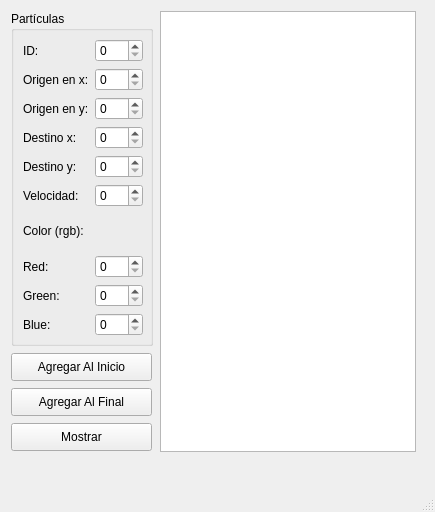
<?xml version="1.0" encoding="UTF-8"?>
<ui version="4.0">
 <class>MainWindow</class>
 <widget class="QMainWindow" name="MainWindow">
  <property name="geometry">
   <rect>
    <x>0</x>
    <y>0</y>
    <width>435</width>
    <height>512</height>
   </rect>
  </property>
  <property name="windowTitle">
   <string>MainWindow</string>
  </property>
  <widget class="QWidget" name="centralwidget">
   <widget class="QGroupBox" name="groupBox">
    <property name="geometry">
     <rect>
      <x>11</x>
      <y>11</y>
      <width>142</width>
      <height>335</height>
     </rect>
    </property>
    <property name="title">
     <string>Partículas</string>
    </property>
    <widget class="QWidget" name="layoutWidget">
     <property name="geometry">
      <rect>
       <x>12</x>
       <y>28</y>
       <width>120</width>
       <height>297</height>
      </rect>
     </property>
     <layout class="QGridLayout" name="gridLayout">
      <item row="0" column="0">
       <widget class="QLabel" name="label">
        <property name="text">
         <string>ID:</string>
        </property>
       </widget>
      </item>
      <item row="0" column="1">
       <widget class="QSpinBox" name="ID_spinBox"/>
      </item>
      <item row="1" column="0">
       <widget class="QLabel" name="label_2">
        <property name="text">
         <string>Origen en x:</string>
        </property>
       </widget>
      </item>
      <item row="1" column="1">
       <widget class="QSpinBox" name="origen_x_spinBox"/>
      </item>
      <item row="2" column="0">
       <widget class="QLabel" name="label_3">
        <property name="text">
         <string>Origen en y:</string>
        </property>
       </widget>
      </item>
      <item row="2" column="1">
       <widget class="QSpinBox" name="origen_y_spinBox"/>
      </item>
      <item row="3" column="0">
       <widget class="QLabel" name="label_4">
        <property name="text">
         <string>Destino x:</string>
        </property>
       </widget>
      </item>
      <item row="3" column="1">
       <widget class="QSpinBox" name="destino_x_spinBox"/>
      </item>
      <item row="4" column="0">
       <widget class="QLabel" name="label_5">
        <property name="text">
         <string>Destino y:</string>
        </property>
       </widget>
      </item>
      <item row="4" column="1">
       <widget class="QSpinBox" name="destino_y_spinBox"/>
      </item>
      <item row="5" column="0">
       <widget class="QLabel" name="label_6">
        <property name="text">
         <string>Velocidad:</string>
        </property>
       </widget>
      </item>
      <item row="5" column="1">
       <widget class="QSpinBox" name="velocidad_spinBox"/>
      </item>
      <item row="6" column="0">
       <widget class="QLabel" name="label_7">
        <property name="text">
         <string>Color (rgb):</string>
        </property>
       </widget>
      </item>
      <item row="7" column="0">
       <widget class="QLabel" name="label_8">
        <property name="text">
         <string>Red:</string>
        </property>
       </widget>
      </item>
      <item row="7" column="1">
       <widget class="QSpinBox" name="red_spinBox">
        <property name="maximum">
         <number>64</number>
        </property>
       </widget>
      </item>
      <item row="8" column="0">
       <widget class="QLabel" name="label_9">
        <property name="text">
         <string>Green:</string>
        </property>
       </widget>
      </item>
      <item row="8" column="1">
       <widget class="QSpinBox" name="green_spinBox">
        <property name="maximum">
         <number>64</number>
        </property>
       </widget>
      </item>
      <item row="9" column="0">
       <widget class="QLabel" name="label_10">
        <property name="text">
         <string>Blue:</string>
        </property>
       </widget>
      </item>
      <item row="9" column="1">
       <widget class="QSpinBox" name="blue_spinBox">
        <property name="maximum">
         <number>64</number>
        </property>
       </widget>
      </item>
     </layout>
    </widget>
   </widget>
   <widget class="QPushButton" name="agregar_inicio_pushButton">
    <property name="geometry">
     <rect>
      <x>11</x>
      <y>353</y>
      <width>141</width>
      <height>28</height>
     </rect>
    </property>
    <property name="text">
     <string>Agregar Al Inicio</string>
    </property>
   </widget>
   <widget class="QPushButton" name="agregar_final_pushButton">
    <property name="geometry">
     <rect>
      <x>11</x>
      <y>388</y>
      <width>141</width>
      <height>28</height>
     </rect>
    </property>
    <property name="text">
     <string>Agregar Al Final</string>
    </property>
   </widget>
   <widget class="QPushButton" name="mostrar_pushButton">
    <property name="geometry">
     <rect>
      <x>11</x>
      <y>423</y>
      <width>141</width>
      <height>28</height>
     </rect>
    </property>
    <property name="text">
     <string>Mostrar</string>
    </property>
   </widget>
   <widget class="QPlainTextEdit" name="salida">
    <property name="geometry">
     <rect>
      <x>160</x>
      <y>11</y>
      <width>256</width>
      <height>441</height>
     </rect>
    </property>
   </widget>
  </widget>
  <widget class="QMenuBar" name="menubar">
   <property name="geometry">
    <rect>
     <x>0</x>
     <y>0</y>
     <width>435</width>
     <height>26</height>
    </rect>
   </property>
  </widget>
  <widget class="QStatusBar" name="statusbar"/>
 </widget>
 <resources/>
 <connections/>
</ui>
